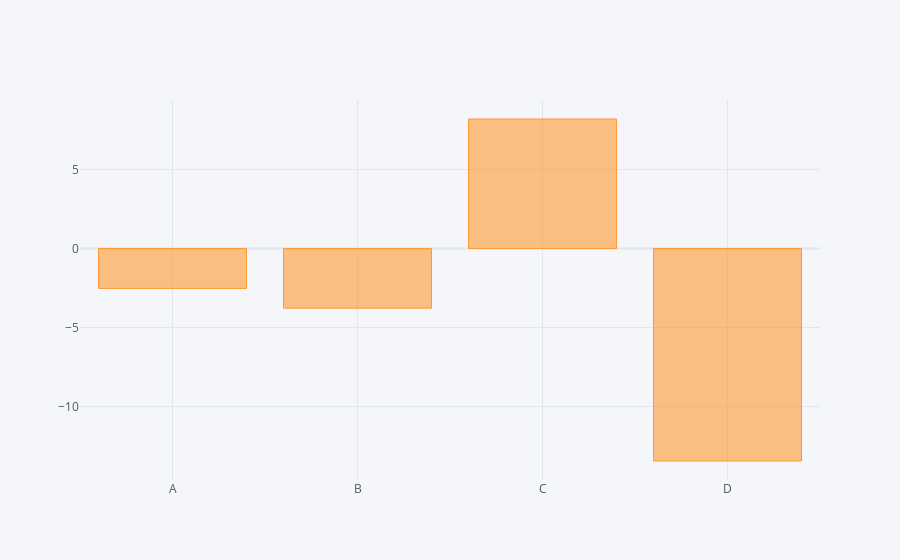

Notebook code for this chart:
### Code cell
df.sum().iplot(kind = 'bar')

### Figure 1 — Plotly figure (JSON) as saved in the notebook; plotly's stock layout.template omitted (floating-point values rounded to 4 significant figures)
{"data": [{"marker": {"color": "rgba(255, 153, 51, 0.6)", "line": {"color": "rgba(255, 153, 51, 1.0)", "width": 1}}, "name": "None", "orientation": "v", "text": "", "type": "bar", "x": ["A", "B", "C", "D"], "y": [-2.524, -3.776, 8.207, -13.46]}], "layout": {"legend": {"bgcolor": "#F5F6F9", "font": {"color": "#4D5663"}}, "paper_bgcolor": "#F5F6F9", "plot_bgcolor": "#F5F6F9", "title": {"font": {"color": "#4D5663"}}, "xaxis": {"gridcolor": "#E1E5ED", "showgrid": true, "tickfont": {"color": "#4D5663"}, "title": {"font": {"color": "#4D5663"}, "text": ""}, "zerolinecolor": "#E1E5ED"}, "yaxis": {"gridcolor": "#E1E5ED", "showgrid": true, "tickfont": {"color": "#4D5663"}, "title": {"font": {"color": "#4D5663"}, "text": ""}, "zerolinecolor": "#E1E5ED"}}}
